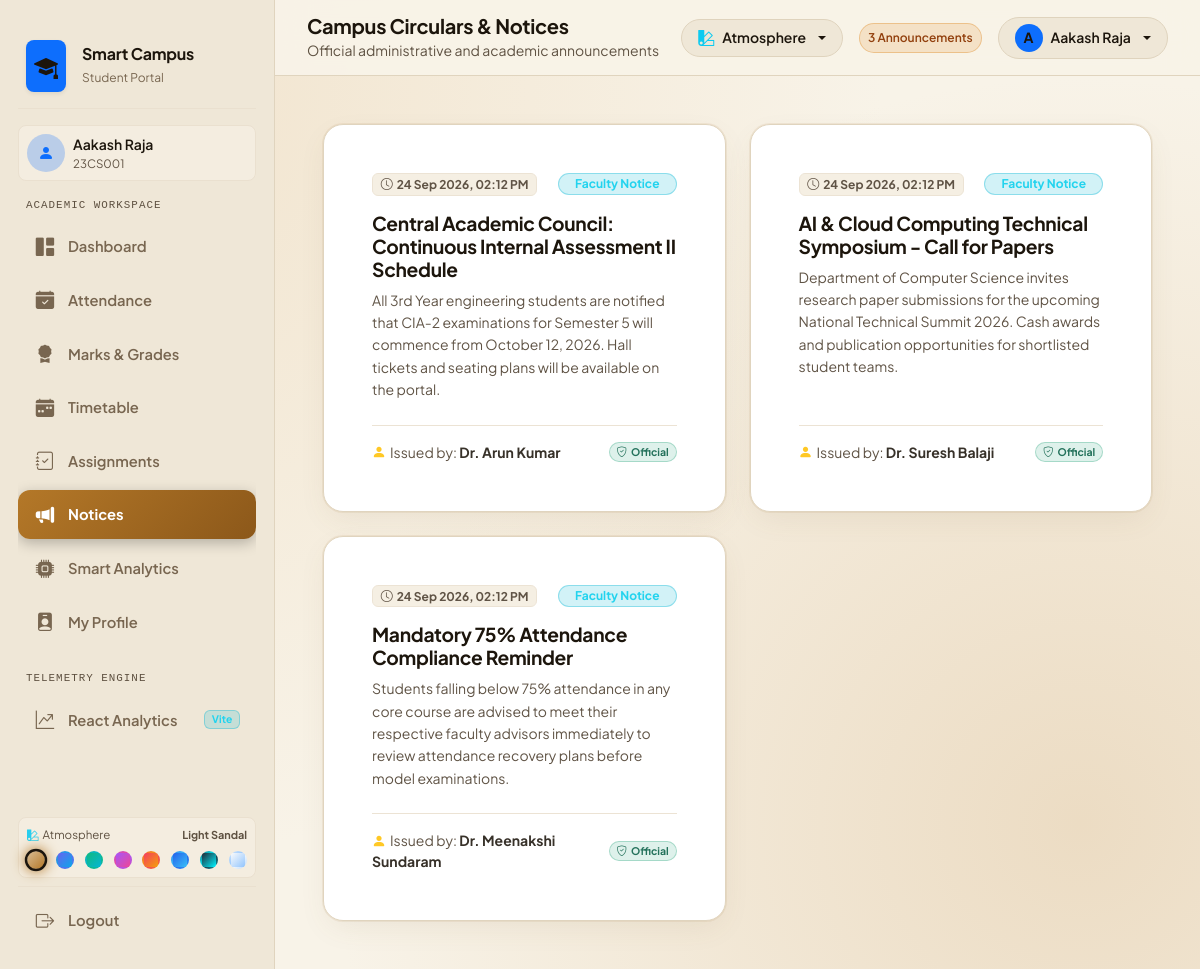
Page /frontend/pages/student-notices.php (signed in) on the committed database.
### tables this page shows
CREATE TABLE `notices` (
  `id` int(11) NOT NULL AUTO_INCREMENT,
  `title` varchar(150) NOT NULL,
  `content` text NOT NULL,
  `posted_by` int(11) DEFAULT NULL,
  `created_at` timestamp NOT NULL DEFAULT current_timestamp(),
  PRIMARY KEY (`id`),
  KEY `posted_by` (`posted_by`),
  CONSTRAINT `notices_ibfk_1` FOREIGN KEY (`posted_by`) REFERENCES `users` (`id`) ON DELETE SET NULL
);

CREATE TABLE `users` (
  `id` int(11) NOT NULL AUTO_INCREMENT,
  `name` varchar(100) NOT NULL,
  `register_no` varchar(50) DEFAULT NULL,
  `email` varchar(100) NOT NULL,
  `password` varchar(255) NOT NULL,
  `role` enum('student','faculty','admin') NOT NULL,
  `department` varchar(100) DEFAULT NULL,
  `year` int(11) DEFAULT NULL,
  `created_at` timestamp NOT NULL DEFAULT current_timestamp(),
  PRIMARY KEY (`id`),
  UNIQUE KEY `email` (`email`)
);

### frontend/pages/student-notices.php (the view, shortened to what the rows shown need)
<?php
require_once __DIR__ . '/../../backend/config/db.php';
require_once __DIR__ . '/../../backend/student/get_student_data.php';
$student_id = (int)$_SESSION['user_id'];
$data = getStudentFullData($conn, $student_id);
$notices = $data['notices'];
require_once __DIR__ . '/../includes/header.php';
?>
<div class="app-main">
    <main class="p-4 p-lg-5 flex-grow-1">
        <div class="row g-4">
            <?php if (!empty($notices)): ?>
                <?php foreach ($notices as $n): ?>
                <div class="col-lg-6">
                    <div class="erp-card p-4 p-lg-5 h-100 position-relative border-start border-4 border-warning d-flex flex-column justify-content-between">
                        <div>
                            <div class="d-flex justify-content-between align-items-start mb-3">
                                <span class="badge bg-secondary bg-opacity-25 text-white-50 small border border-white border-opacity-10 px-2.5 py-1">
                                    <i class="bi bi-clock me-1"></i><?php echo date('d M Y, h:i A', strtotime($n['created_at'])); ?>
                                </span>
                                <span class="badge bg-info bg-opacity-20 text-info border border-info border-opacity-25 rounded-pill px-3 py-1">
                                    <?php echo ucfirst(htmlspecialchars($n['posted_by_role'])); ?> Notice
                                </span>
                            </div>
                            <h5 class="fw-bold text-white mb-2" style="font-size: 1.2rem;"><?php echo htmlspecialchars($n['title']); ?></h5>
                            <p class="text-white-50 small mb-4" style="line-height: 1.6;"><?php echo nl2br(htmlspecialchars($n['content'])); ?></p>
                        </div>
                        <div class="pt-3 border-top border-secondary border-opacity-25 d-flex justify-content-between align-items-center text-white-50 small">
                            <span><i class="bi bi-person-fill text-warning me-1"></i>Issued by: <strong class="text-white"><?php echo htmlspecialchars($n['posted_by_name']); ?></strong></span>
                            <span class="badge bg-success bg-opacity-20 text-success border border-success border-opacity-25 px-2.5 py-1 rounded-pill"><i class="bi bi-shield-check me-1"></i>Official</span>
                        </div>
                    </div>
                </div>
                <?php endforeach; ?>
            <?php endif; ?>
        </div>
    </main>
</div>
<?php require_once __DIR__ . '/../includes/footer.php'; ?>

### rows in the picture
notices: created_at "24 Sep 2026, 02:12 PM", posted_by.role "Faculty", title "Central Academic Council: Continuous Internal Assessment II Schedule", content "All 3rd Year engineering students are notified that CIA-2 examinations for Semester 5 will commence from October 12, 2026. Hall tickets and seating plans will be available on the portal.", posted_by.name "Dr. Arun Kumar"
notices: created_at "24 Sep 2026, 02:12 PM", posted_by.role "Faculty", title "AI & Cloud Computing Technical Symposium - Call for Papers", content "Department of Computer Science invites research paper submissions for the upcoming National Technical Summit 2026. Cash awards and publication opportunities for shortlisted student teams.", posted_by.name "Dr. Suresh Balaji"
notices: created_at "24 Sep 2026, 02:12 PM", posted_by.role "Faculty", title "Mandatory 75% Attendance Compliance Reminder", content "Students falling below 75% attendance in any core course are advised to meet their respective faculty advisors immediately to review attendance recovery plans before model examinations.", posted_by.name "Dr. Meenakshi Sundaram"

### other values in the picture
$current_user_name "Aakash Raja"
$current_user_reg "23CS001"
count($notices) "3"
substr($current_user_name, 0, 1) "A"
